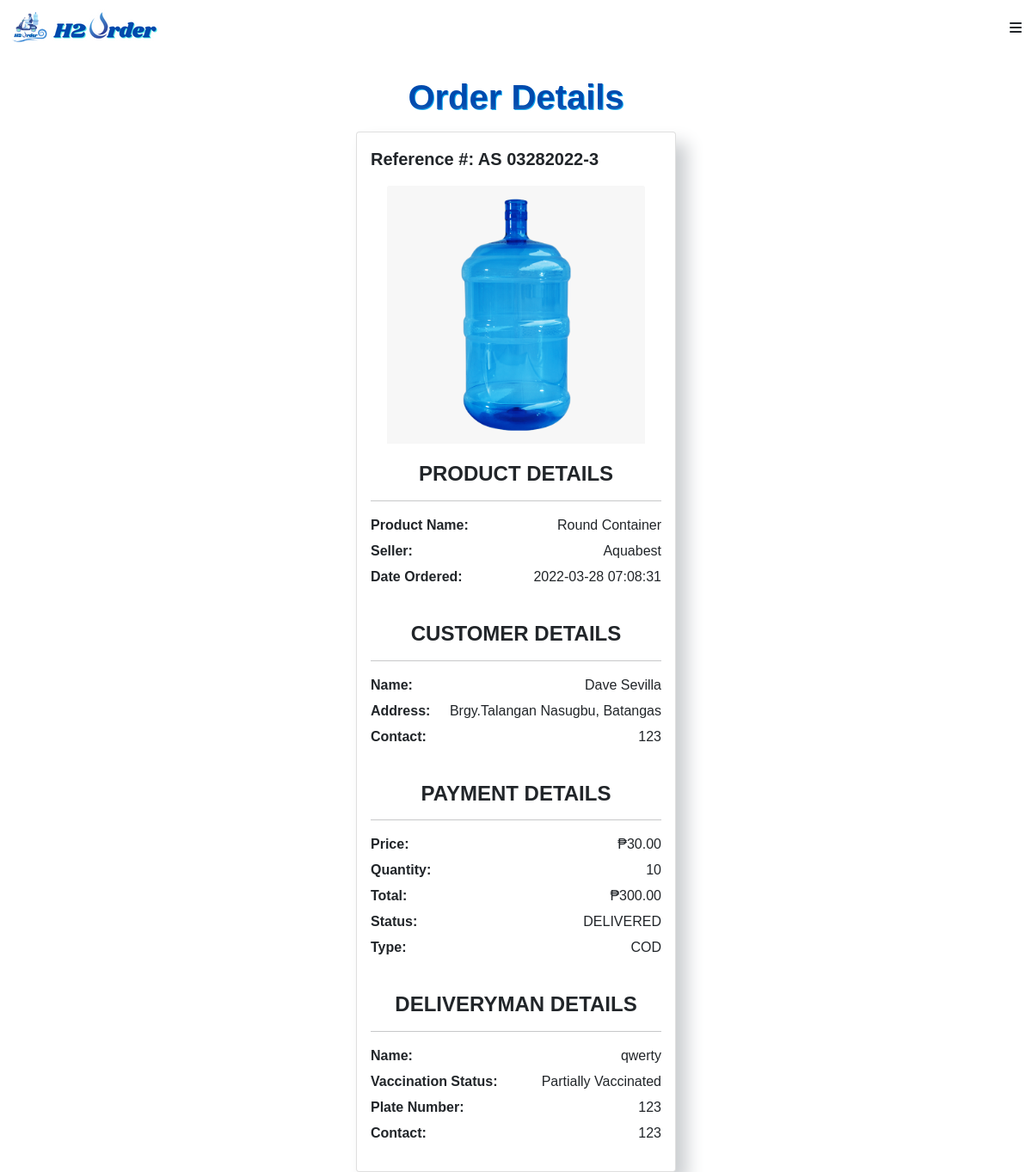
/customer/received_order_details.php?order_id=3 (signed in), run on an earlier commit of the app's database.
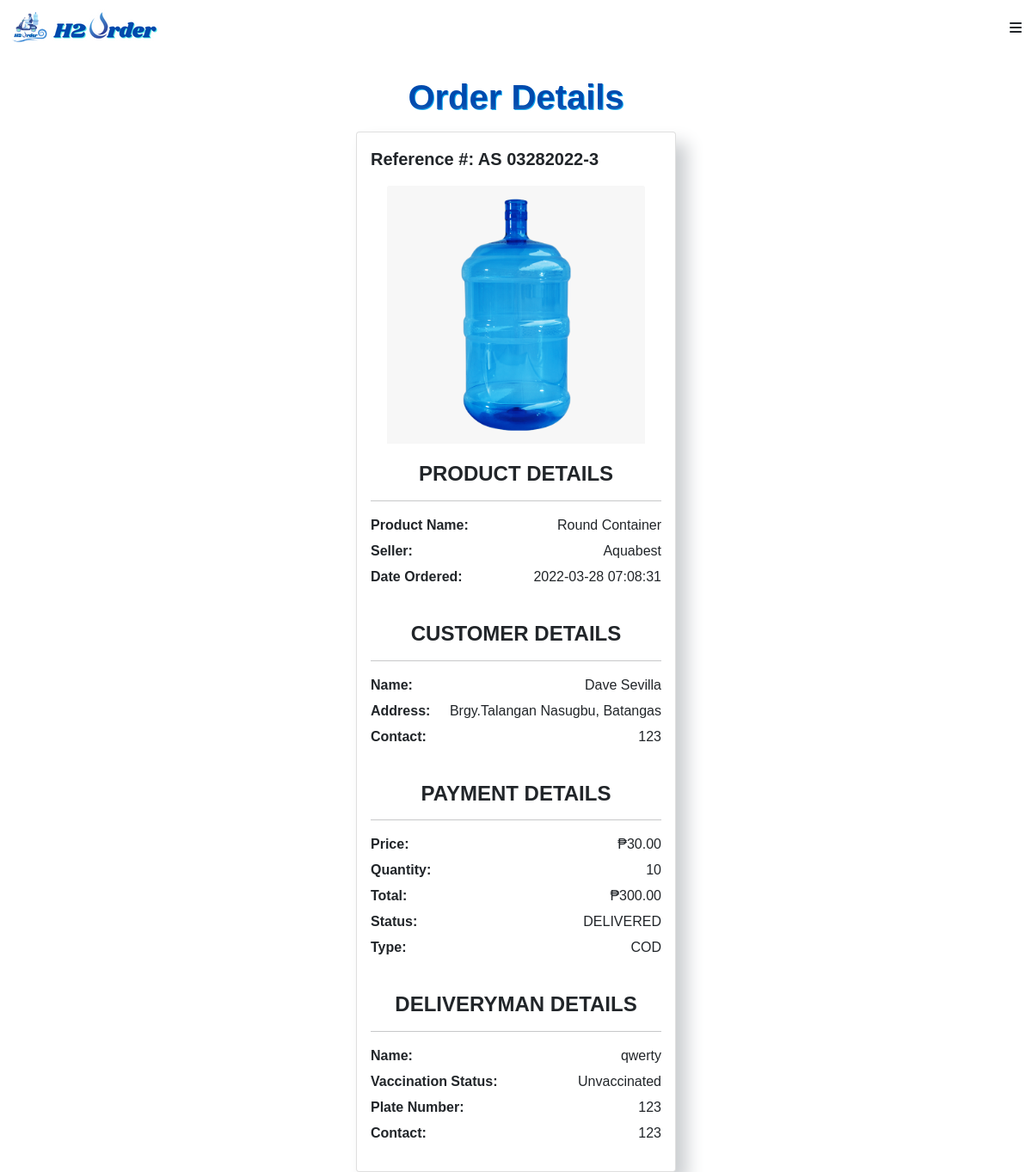
And on a later commit of the database.
### tables this page shows
CREATE TABLE `orderlist` (
  `order_id` int(11) NOT NULL,
  `product_id` int(11) NOT NULL,
  `customer_id` int(11) NOT NULL,
  `merchant_id` int(11) NOT NULL,
  `deliveryman_id` int(11) DEFAULT NULL,
  `status` text NOT NULL,
  `quantity` text NOT NULL,
  `total` int(11) NOT NULL,
  `type` text,
  `photo` text,
  `date` timestamp NOT NULL DEFAULT CURRENT_TIMESTAMP
);

CREATE TABLE `deliveryman` (
  `deliveryman_id` int(11) NOT NULL,
  `merchant_id` int(11) NOT NULL,
  `name` varchar(255) NOT NULL,
  `username` varchar(255) NOT NULL,
  `password` varchar(255) NOT NULL,
  `plate_number` varchar(255) NOT NULL,
  `contact_number` varchar(255) NOT NULL,
  `vaccination_status` varchar(255) NOT NULL,
  `photo` varchar(255) NOT NULL,
  `d_latitude` varchar(255) NOT NULL,
  `d_longitude` varchar(255) NOT NULL
);

CREATE TABLE `product` (
  `product_id` int(11) NOT NULL,
  `merchant_id` int(11) NOT NULL,
  `product_name` varchar(255) NOT NULL,
  `product_type` varchar(255) NOT NULL,
  `price` int(11) NOT NULL,
  `image` varchar(255) NOT NULL,
  `description` varchar(255) NOT NULL
);

CREATE TABLE `merchant` (
  `merchant_id` int(11) NOT NULL,
  `username` varchar(255) NOT NULL,
  `password` varchar(255) NOT NULL,
  `business_name` varchar(255) NOT NULL,
  `owner` varchar(255) NOT NULL,
  `address` varchar(255) NOT NULL,
  `email` varchar(255) NOT NULL,
  `contact_number` varchar(255) NOT NULL,
  `image` varchar(255) NOT NULL,
  `latitude` varchar(255) NOT NULL,
  `longitude` varchar(255) NOT NULL,
  `opening` time NOT NULL,
  `closing` time NOT NULL
);

CREATE TABLE `customer` (
  `customer_id` int(11) NOT NULL,
  `username` varchar(255) NOT NULL,
  `password` varchar(255) NOT NULL,
  `firstname` varchar(255) NOT NULL,
  `lastname` varchar(255) NOT NULL,
  `address` varchar(255) NOT NULL,
  `email` varchar(255) NOT NULL,
  `contact_number` varchar(255) NOT NULL,
  `c_latitude` varchar(255) NOT NULL,
  `c_longitude` varchar(255) NOT NULL
);

### customer/received_order_details.php (the view, shortened to what the changed rows need)
<?php
require_once '../connection.php';
?>
<!DOCTYPE html>
<html>
    <head>
        <link href="https://cdn.jsdelivr.net/npm/bootstrap@5.0.2/dist/css/bootstrap.min.css" rel="stylesheet">
        <link rel="stylesheet" href="../main.css">
    </head>
    <body >
      <?php include 'navbar.php' ?>
      <center>
      <div class="container">
        <?php
            $query = $conn->query("SELECT product.product_id,product.image,product.product_name,product.product_type,
            product.price, product.merchant_id,orderlist.status, orderlist.order_id,orderlist.quantity,
            orderlist.total, orderlist.type, orderlist.photo,orderlist.date, merchant.business_name,merchant.merchant_id
            ,customer.firstname, customer.lastname, customer.address, customer.contact_number,customer.customer_id
            ,deliveryman.name, deliveryman.plate_number, deliveryman.contact_number, deliveryman.deliveryman_id,deliveryman.vaccination_status
            FROM `orderlist`
            RIGHT JOIN product ON orderlist.product_id = product.product_id
            RIGHT JOIN merchant ON orderlist.merchant_id = merchant.merchant_id
            RIGHT JOIN customer ON orderlist.customer_id = customer.customer_id
            RIGHT JOIN deliveryman ON orderlist.deliveryman_id = deliveryman.deliveryman_id
             WHERE orderlist.order_id = '".$_REQUEST['order_id']."'") or die(mysqli_error());
            while($fetch = $query->fetch_array()){
          ?>
          <form action="action.php" method="POST" enctype="multipart/form-data" >
       <div class="col-md-12 col-lg-4 mb-4 mb-lg-0">
        <div class="card">
            <div class="d-flex justify-content-between p-3">
            <p class="lead mb-0" style="font-weight: 550">
              Reference #: AS <?php echo date("mdY-", strtotime($fetch['date']))?><?php echo $fetch['order_id']?></p>
            </div>
            <center><img src = "../photo/<?php echo $fetch['image']?>" style="width: 300px;
            height: 300px; margin-bottom: 5px;" class="card-img-top"/></center>
           <div class="card-body">
             <div class="d-flex justify-content-center mb-3">
              <h4 class="mb-0" style="font-weight:550">PRODUCT DETAILS</h4>
              </div>
             <hr>
             <div class="d-flex justify-content-between">
              <p class="card-text" style="font-weight: 550">Product Name: </p>
              <p class="card-text"><?php echo $fetch['product_name']?></p>
             </div>
             <div class="d-flex justify-content-between">
              <p class="card-text" style="font-weight:550;margin-top:-10px;">Seller: </p>
              <p class="card-text" style="margin-top:-10px;"><?php echo $fetch['business_name']?></p>
             </div>
             <div class="d-flex justify-content-between">
              <p class="card-text" style="font-weight:550;margin-top:-10px;">Date Ordered:</p>
              <p class="card-text"style="margin-top:-10px;"><?php echo $fetch['date']?> </p>
             </div>
                <br>
               <div class="d-flex justify-content-center mb-3">
              <h4 class="mb-0" style="font-weight: 550">CUSTOMER DETAILS</h4>
              </div>
             <hr>
            <div class="d-flex justify-content-between">
              <p class="card-text" style="font-weight: 550">Name: </p>
              <p class="card-text"><?php echo $fetch['firstname']?> <?php echo $fetch['lastname']?></p>
             </div>
             <div class="d-flex justify-content-between">
              <p class="card-text" style="font-weight:550;margin-top:-10px;">Address: </p>
              <p class="card-text" style="margin-top:-10px;"><?php echo $fetch['address']?></p>
             </div>
             <div class="d-flex justify-content-between">
              <p class="card-text" style="font-weight:550;margin-top:-10px;">Contact:</p>
              <p class="card-text"style="margin-top:-10px;"><?php echo $fetch['contact_number']?> </p>
             </div>
              <br>
               <div class="d-flex justify-content-center mb-3">
              <h4 class="mb-0" style="font-weight: 550">PAYMENT DETAILS</h4>
              </div>
             <hr>
            <div class="d-flex justify-content-between">
              <p class="card-text" style="font-weight: 550">Price: </p>
              <p class="card-text">&#8369;<?php echo $fetch['price']?>.00</p>
             </div>
             <div class="d-flex justify-content-between">
              <p class="card-text" style="font-weight:550;margin-top:-10px;">Quantity: </p>
              <p class="card-text" style="margin-top:-10px;"><?php echo $fetch['quantity']?></p>     </div>
             <div class="d-flex justify-content-between">
              <p class="card-text" style="font-weight:550;margin-top:-10px;">Total:</p>
              <p class="card-text"style="margin-top:-10px;">&#8369;<?php echo $fetch['quantity']* $fetch['price']?>.00</p>
             </div>
              <div class="d-flex justify-content-between">
              <p class="card-text" style="font-weight:550;margin-top:-10px;">Status:</p>
              <p class="card-text"style="margin-top:-10px;"><?php echo  strtoupper($fetch['status'])?></p>
             </div>
              <div class="d-flex justify-content-between">
                 <p class="card-text" style="font-weight:550;margin-top:-10px;">Type:</p>
                <p class="card-text" style="margin-top:-10px;"><?php echo  strtoupper($fetch['type'])?></p>
             </div>
            <br>
               <div class="d-flex justify-content-center mb-3">
              <h4 class="mb-0" style="font-weight: 550">DELIVERYMAN DETAILS</h4>
              </div>
             <hr>
            <div class="d-flex justify-content-between">
              <p class="card-text" style="font-weight: 550">Name: </p>
              <p class="card-text"><?php echo $fetch['name']?></p>
             </div>
             <div class="d-flex justify-content-between">
              <p class="card-text" style="font-weight:550;margin-top:-10px;">Vaccination Status: </p>
              <p class="card-text" style="margin-top:-10px;"><?php echo $fetch['vaccination_status']?></p>
             </div>
             <div class="d-flex justify-content-between">
              <p class="card-text" style="font-weight:550;margin-top:-10px;">Plate Number: </p>
              <p class="card-text" style="margin-top:-10px;"><?php echo $fetch['plate_number']?></p>
             </div>
             <div class="d-flex justify-content-between">
              <p class="card-text" style="font-weight:550;margin-top:-10px;">Contact:</p>
              <p class="card-text"style="margin-top:-10px;"><?php echo $fetch['contact_number']?> </p>
             </div>
          </div>
        </div>
      </div>
            </form>
        <?php
        }
        ?>
      </div>
    </body>
</html>

What changed in the data, as far as the page shows it:
changed through a linked row, orderlist "DELIVERED": deliveryman.vaccination_status "Partially Vaccinated" → "Unvaccinated"
